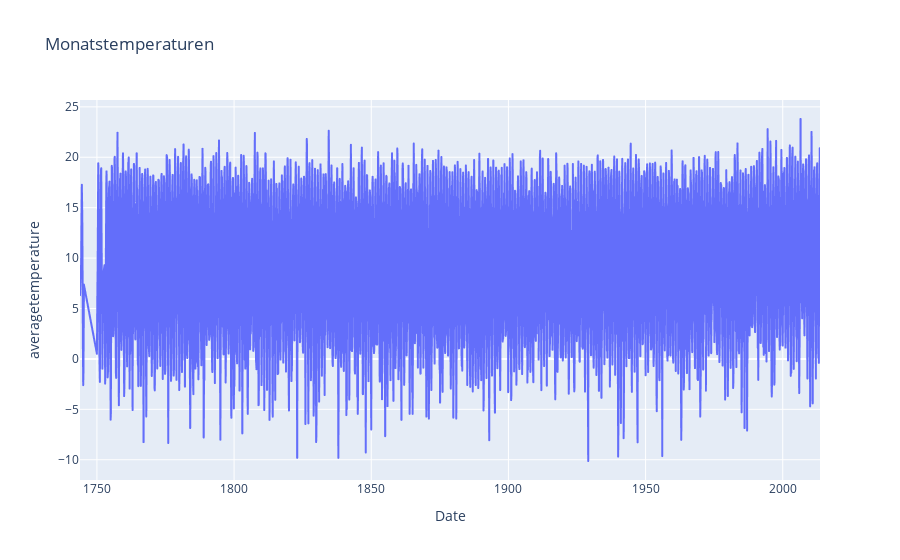

Notebook cell for this chart:
### Code cell
# 5. Darstellen der Abhängigkeit Date --> averagetemperature (monatsaufgelöste Temperaturen)
import plotly.express as px

fig = px.line(df_Germany, x="Date", y="averagetemperature", title='Monatstemperaturen')
fig.show()

### Figure 1 — Plotly figure (JSON) as saved in the notebook; plotly's stock layout.template omitted (floating-point values rounded to 4 significant figures; data arrays with more than 128 entries replaced by an {"elided": "..."} marker saying what was removed)
{"data": [{"hovertemplate": "Date=%{x}<br>averagetemperature=%{y}<extra></extra>", "legendgroup": "", "line": {"color": "#636efa", "dash": "solid"}, "marker": {"symbol": "circle"}, "mode": "lines", "name": "", "showlegend": false, "x": {"elided": "3166 str values"}, "xaxis": "x", "y": {"elided": "3166 float values"}, "yaxis": "y", "type": "scattergl"}], "layout": {"xaxis": {"anchor": "y", "domain": [0.0, 1.0], "title": {"text": "Date"}}, "yaxis": {"anchor": "x", "domain": [0.0, 1.0], "title": {"text": "averagetemperature"}}, "legend": {"tracegroupgap": 0}, "title": {"text": "Monatstemperaturen"}}}
